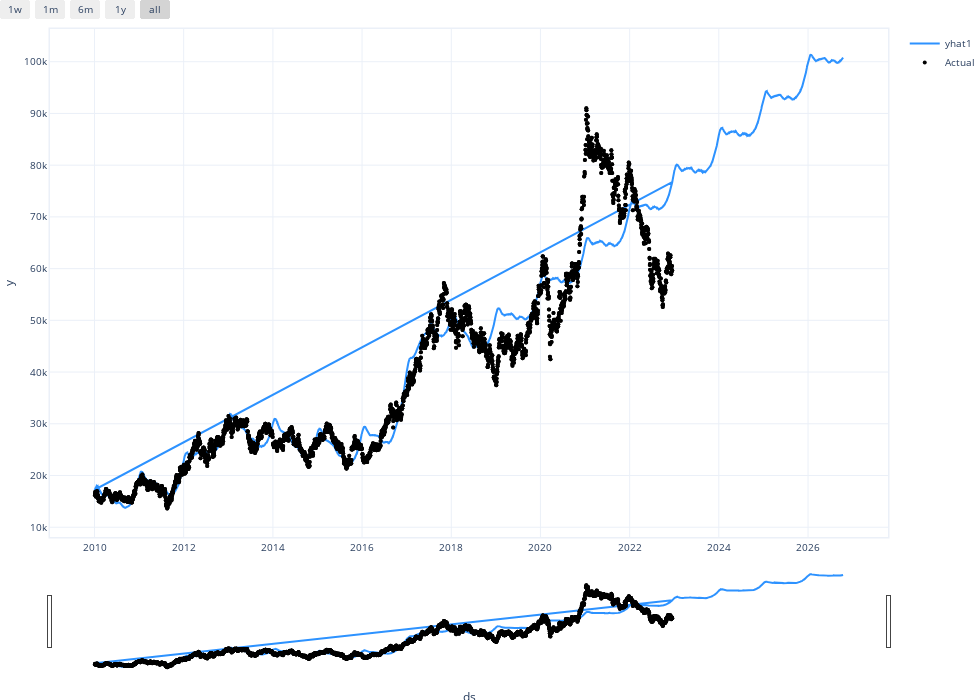

Notebook cell for this chart:
### Code cell
model.plot(pd.concat([pred_curr,pred_future]),plotting_backend='plotly',figsize=(14, 10))

### Figure 1 — Plotly figure (JSON) as saved in the notebook; plotly's stock layout.template omitted (floating-point values rounded to 4 significant figures; data arrays with more than 128 entries replaced by an {"elided": "..."} marker saying what was removed)
{"data": [{"fill": "none", "line": {"color": "rgba(45, 146, 255, 1.0)", "width": 2}, "mode": "lines", "name": "yhat1", "type": "scatter", "x": {"elided": "7395 str values"}, "y": {"elided": "7395 float values"}}, {"marker": {"color": "black", "size": 4}, "mode": "markers", "name": "Actual", "type": "scatter", "x": {"elided": "7395 str values"}, "y": {"elided": "7395 int values"}}], "layout": {"autosize": true, "font": {"size": 10}, "height": 700, "hovermode": "x unified", "margin": {"b": 0, "l": 0, "pad": 0, "r": 10, "t": 10}, "showlegend": true, "title": {"font": {"size": 12}}, "width": 980, "xaxis": {"linewidth": 1.5, "mirror": true, "rangeselector": {"buttons": [{"count": 7, "label": "1w", "step": "day", "stepmode": "backward"}, {"count": 1, "label": "1m", "step": "month", "stepmode": "backward"}, {"count": 6, "label": "6m", "step": "month", "stepmode": "backward"}, {"count": 1, "label": "1y", "step": "year", "stepmode": "backward"}, {"step": "all"}]}, "rangeslider": {"visible": true}, "showline": true, "title": {"text": "ds"}, "type": "date"}, "yaxis": {"linewidth": 1.5, "mirror": true, "showline": true, "title": {"text": "y"}}}}
